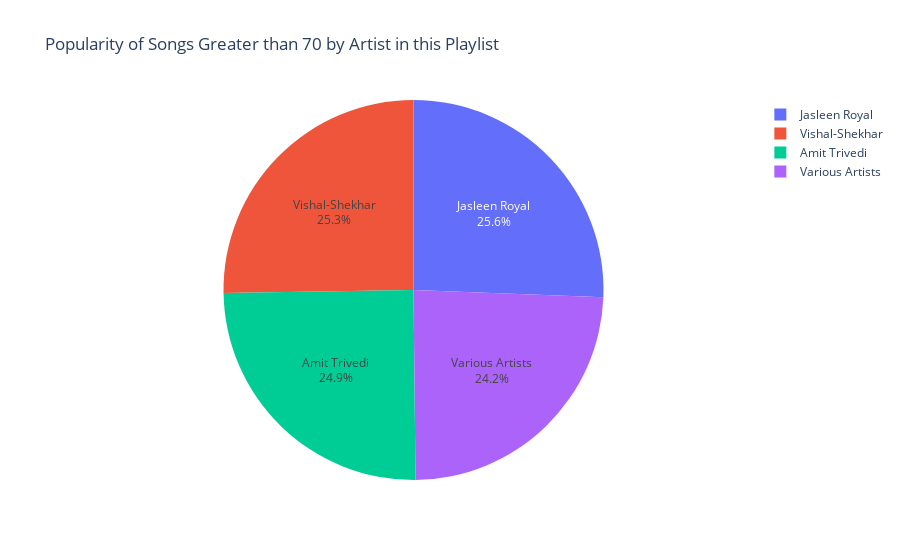

Source (notebook cell):
### Code cell
# Filter songs with popularity > 70
pop_96 = naija_playlist.loc[naija_playlist['popularity'] > 70].sort_values(by='popularity', ascending=False)

# Pie chart
fig = px.pie(
    pop_96,
    values='popularity',
    names='artist',
    title='Popularity of Songs Greater than 70 by Artist in this Playlist'
)
fig.update_traces(textposition='inside', textinfo='percent+label')

### Figure 1 — Plotly figure (JSON) as saved in the notebook; plotly's stock layout.template omitted (floating-point values rounded to 4 significant figures)
{"data": [{"domain": {"x": [0, 1], "y": [0, 1]}, "hovertemplate": "artist=%{label}<br>popularity=%{value}<extra></extra>", "labels": ["Jasleen Royal", "Vishal-Shekhar", "Amit Trivedi", "Various Artists"], "legendgroup": "", "name": "", "showlegend": true, "textinfo": "percent+label", "textposition": "inside", "type": "pie", "values": [75, 74, 73, 71]}], "layout": {"legend": {"tracegroupgap": 0}, "title": {"text": "Popularity of Songs Greater than 70 by Artist in this Playlist"}}}
